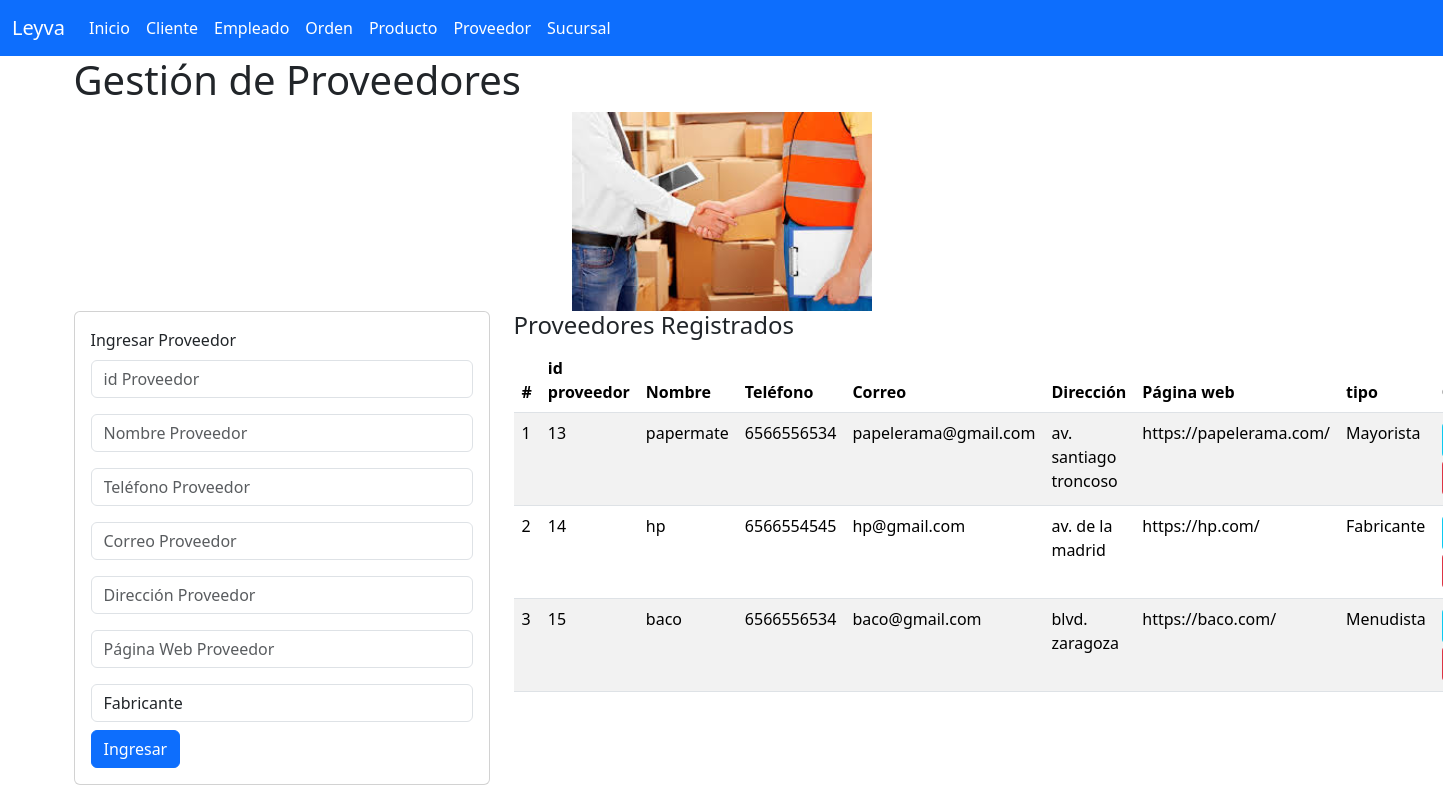
/registrarProveedor/, run on the app's committed database.
### proveedor_app/models.py (models this page shows, shortened)
class Proveedor(models.Model):
    idproveedor = models.CharField(primary_key=True, max_length=6)
    nombre = models.CharField(max_length=20)
    telefono = models.CharField(max_length=100)
    correo = models.CharField(max_length=20)
    direccion = models.CharField(max_length=20)
    paginaweb = models.CharField(max_length=100)
    TIPO_CHOICES = [
        (1, 'Fabricante'),
        (2, 'Mayorista'),
        (3, 'Menudista'),
    ]
    tipo = models.IntegerField(choices=TIPO_CHOICES)

### proveedor_app/views.py (the view, shortened to what this page needs)
# urls.py: path("registrarProveedor/", views.registrarProveedor, name="registrarProveedor"),
def registrarProveedor(request):
    proveedores = Proveedor.objects.all()
    return render(request, 'gestionarProveedor.html', {'proveedores': proveedores})

### proveedor_app/templates/gestionarProveedor.html (shortened to what this page needs)
{% extends "base.html" %}
{% block cuerpo %}
    <h1>Gestión de Proveedores</h1>
    {% load static %}
    <div class="d-flex flex-column justify-content-center align-items-center">
        <img class="w-50" src="{% static 'img/proveedor.jpg' %}" alt="Office Depot" style="max-width: 300px;">
    </div>
    <div class="row">
        <div class="col-sm-12 col-md-4 col-lg-4 col-xl-4">
            <div class="card">
                <div class="card-body">
                    Ingresar Proveedor
                    <form action="/registrarProveedor/" method="POST"> {% csrf_token %}
                        <div class="form-group py-2">
                            <input type="text" id="txtidproveedor" name="txtidproveedor"
                            placeholder="id Proveedor" minlenght="1" maxlenght="6" required class="form-control">
                        </div>
                        <div class="form-group py-2">
                            <input type="text" id="txtnombre" name="txtnombre"
                            placeholder="Nombre Proveedor" minlenght="1" maxlenght="6" required class="form-control">
                        </div>
                        <div class="form-group py-2">
                            <input type="text" id="txttelefono" name="txttelefono"
                            placeholder="Teléfono Proveedor" minlenght="1" maxlenght="20" class="form-control">
                        </div>
                        <div class="form-group py-2">
                            <input type="email" id="txtcorreo" name="txtcorreo"
                            placeholder="Correo Proveedor" minlenght="1" maxlenght="50" class="form-control">
                        </div>
                        <div class="form-group py-2">
                            <input type="text" id="txtdireccion" name="txtdireccion"
                            placeholder="Dirección Proveedor" minlenght="1" maxlenght="100" class="form-control">
                        </div>
                        <div class="form-group py-2">
                            <input type="url" id="txtpaginaweb" name="txtpaginaweb"
                            placeholder="Página Web Proveedor" class="form-control">
                        </div>
                        <div class="form-group py-2">
                            <select class="form-control" id="txttipo" name="txttipo">
                                <option value="1" {% if proveedor.tipo == 1 %}selected{% endif %}>Fabricante</option>
                            </select>
                        </div>
                        <div class="form-group">
                            <button type="submit" class="btn btn-primary">Ingresar</button>
                        </div>
                    </form>
                </div>
            </div>
        </div>
        <div class="col-sm-12 col-md-8 col-xl-8">
            <h4>Proveedores Registrados</h4>
            <table class="table table-striped">
                <thead>
                    <tr>
                        <th scope="col">#</th>
                        <th scope="col">id proveedor</th>
                        <th scope="col">Nombre</th>
                        <th scope="col">Teléfono</th>
                        <th scope="col">Correo</th>
                        <th scope="col">Dirección</th>
                        <th scope="col">Página web</th>
                        <th scope="col">tipo</th>
                        <th>Opciones</th>
                    </tr>
                </thead>
                <tbody>
                    {% for proveedor in proveedores %}
                        <tr>
                            <td>{{ forloop.counter }}</td>
                            <td>{{ proveedor.idproveedor }}</td>
                            <td>{{ proveedor.nombre }}</td>
                            <td>{{ proveedor.telefono }}</td>
                            <td>{{ proveedor.correo }}</td>
                            <td>{{ proveedor.direccion }}</td>
                            <td>{{ proveedor.paginaweb }}</td>
                            <td>
                                {% if proveedor.tipo == 1 %}
                                    Fabricante
                                {% elif proveedor.tipo == 2 %}
                                    Mayorista
                                {% elif proveedor.tipo == 3 %}
                                    Menudista
                                {% else %}
                                    No definido
                                {% endif %}
                            </td>
                            <td>
                            </td>
                        </tr>
                    {% empty %}
                        <tr>
                            <td colspan="5" class="text-center">No hay proveedores registrados.</td>
                        </tr>
                    {% endfor %}
                </tbody>
            </table>
        </div>
    </div>
{% endblock %}

### data on the page
Proveedor: idproveedor "13", nombre "papermate", telefono "6566556534", correo "papelerama@gmail.com", direccion "av. santiago troncoso", paginaweb "https://papelerama.com/", tipo "Mayorista"
Proveedor: idproveedor "14", nombre "hp", telefono "6566554545", correo "hp@gmail.com", direccion "av. de la madrid", paginaweb "https://hp.com/", tipo "Fabricante"
Proveedor: idproveedor "15", nombre "baco", telefono "6566556534", correo "baco@gmail.com", direccion "blvd. zaragoza", paginaweb "https://baco.com/", tipo "Menudista"
